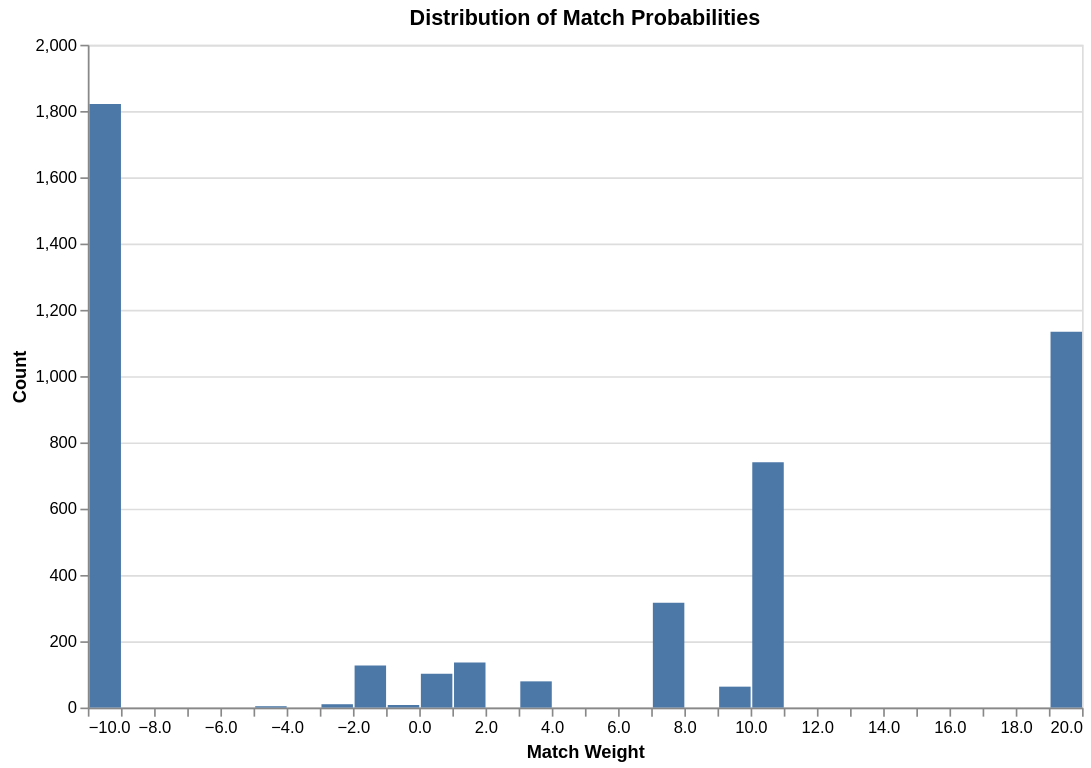

Notebook code cell kept with this figure:
### Code cell
import altair as alt
# Plot histogram of match weights

# This list does not include any stockport records where no comparison pairs were made
# because blocking rules did not find any potential matches

# Add in unmatched records
sql = """
WITH matched_stockport_ids as (
    select distinct unique_id_l
    from ranked_matches
)
select
    -10 as match_weight,
    0.0 as match_probability,
from data_for_matching t
where t.source_dataset = 'stockport'
and t.unique_id not in (select unique_id_l from matched_stockport_ids)
"""

unmatched_records = duckdb.sql(sql)
unmatched_records.show(max_rows=10, max_width=400)


sql = """
select match_probability, match_weight from ranked_matches
union all
select match_probability, match_weight from unmatched_records
order by match_probability desc
"""

all_records = con.sql(sql)

# Create the histogram
chart = (
    alt.Chart(all_records.df())
    .mark_bar()
    .encode(
        alt.X("match_weight:Q", bin=alt.Bin(maxbins=50), title="Match Weight"),
        alt.Y("count():Q", title="Count"),
    )
    .properties(title="Distribution of Match Probabilities", width=600, height=400)
)

# Save the chart
chart

### Figure 1 — Vega-Lite specification as saved in the notebook (floating-point values rounded to 4 significant figures; data arrays with more than 128 entries replaced by an {"elided": "..."} marker saying what was removed)
{"config": {"view": {"continuousWidth": 300, "continuousHeight": 300}}, "data": {"name": "data-1f1dc24934d0362d550018ae32be1e6e"}, "mark": {"type": "bar"}, "encoding": {"x": {"bin": {"maxbins": 50}, "field": "match_weight", "title": "Match Weight", "type": "quantitative"}, "y": {"aggregate": "count", "title": "Count", "type": "quantitative"}}, "height": 400, "title": "Distribution of Match Probabilities", "width": 600, "$schema": "https://vega.github.io/schema/vega-lite/v6.4.1.json", "datasets": {"data-1f1dc24934d0362d550018ae32be1e6e": {"elided": "4540 records"}}}
